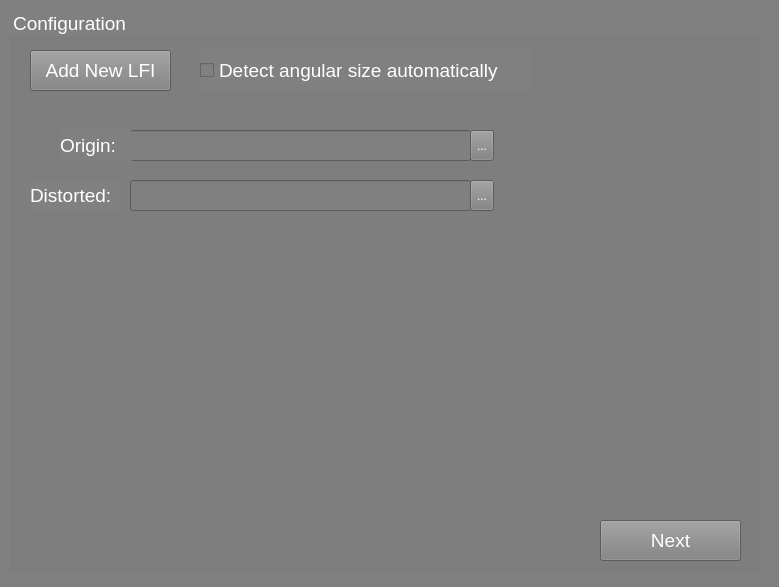
<?xml version="1.0" encoding="UTF-8"?>
<ui version="4.0">
 <class>ExperimentConfigManually</class>
 <widget class="QWidget" name="ExperimentConfigManually">
  <property name="geometry">
   <rect>
    <x>0</x>
    <y>0</y>
    <width>779</width>
    <height>587</height>
   </rect>
  </property>
  <property name="windowTitle">
   <string>Form</string>
  </property>
  <property name="windowOpacity">
   <double>0.900000000000000</double>
  </property>
  <property name="styleSheet">
   <string notr="true">background: gray;
color: rgb(255, 255, 255);</string>
  </property>
  <widget class="QGroupBox" name="groupBox">
   <property name="geometry">
    <rect>
     <x>10</x>
     <y>10</y>
     <width>751</width>
     <height>561</height>
    </rect>
   </property>
   <property name="font">
    <font>
     <pointsize>14</pointsize>
    </font>
   </property>
   <property name="title">
    <string>Configuration</string>
   </property>
   <widget class="QPushButton" name="pushButton">
    <property name="geometry">
     <rect>
      <x>20</x>
      <y>40</y>
      <width>141</width>
      <height>41</height>
     </rect>
    </property>
    <property name="font">
     <font>
      <pointsize>14</pointsize>
     </font>
    </property>
    <property name="text">
     <string>Add New LFI</string>
    </property>
   </widget>
   <widget class="QLineEdit" name="lineEdit">
    <property name="geometry">
     <rect>
      <x>120</x>
      <y>120</y>
      <width>341</width>
      <height>31</height>
     </rect>
    </property>
    <property name="font">
     <font>
      <pointsize>14</pointsize>
     </font>
    </property>
   </widget>
   <widget class="QToolButton" name="button_select_json">
    <property name="geometry">
     <rect>
      <x>460</x>
      <y>120</y>
      <width>24</width>
      <height>31</height>
     </rect>
    </property>
    <property name="text">
     <string>...</string>
    </property>
   </widget>
   <widget class="QLabel" name="label">
    <property name="geometry">
     <rect>
      <x>50</x>
      <y>120</y>
      <width>71</width>
      <height>31</height>
     </rect>
    </property>
    <property name="font">
     <font>
      <pointsize>14</pointsize>
     </font>
    </property>
    <property name="text">
     <string>Origin:</string>
    </property>
   </widget>
   <widget class="QLabel" name="label_2">
    <property name="geometry">
     <rect>
      <x>20</x>
      <y>170</y>
      <width>91</width>
      <height>31</height>
     </rect>
    </property>
    <property name="font">
     <font>
      <pointsize>14</pointsize>
     </font>
    </property>
    <property name="text">
     <string>Distorted:</string>
    </property>
   </widget>
   <widget class="QToolButton" name="button_select_json_2">
    <property name="geometry">
     <rect>
      <x>460</x>
      <y>170</y>
      <width>24</width>
      <height>31</height>
     </rect>
    </property>
    <property name="text">
     <string>...</string>
    </property>
   </widget>
   <widget class="QLineEdit" name="lineEdit_2">
    <property name="geometry">
     <rect>
      <x>120</x>
      <y>170</y>
      <width>341</width>
      <height>31</height>
     </rect>
    </property>
    <property name="font">
     <font>
      <pointsize>14</pointsize>
     </font>
    </property>
   </widget>
   <widget class="QCheckBox" name="checkBox">
    <property name="geometry">
     <rect>
      <x>190</x>
      <y>40</y>
      <width>331</width>
      <height>41</height>
     </rect>
    </property>
    <property name="font">
     <font>
      <pointsize>14</pointsize>
     </font>
    </property>
    <property name="text">
     <string>Detect angular size automatically</string>
    </property>
   </widget>
   <widget class="QPushButton" name="pushButton_2">
    <property name="geometry">
     <rect>
      <x>590</x>
      <y>510</y>
      <width>141</width>
      <height>41</height>
     </rect>
    </property>
    <property name="font">
     <font>
      <pointsize>14</pointsize>
     </font>
    </property>
    <property name="text">
     <string>Next</string>
    </property>
   </widget>
  </widget>
 </widget>
 <resources/>
 <connections/>
</ui>
